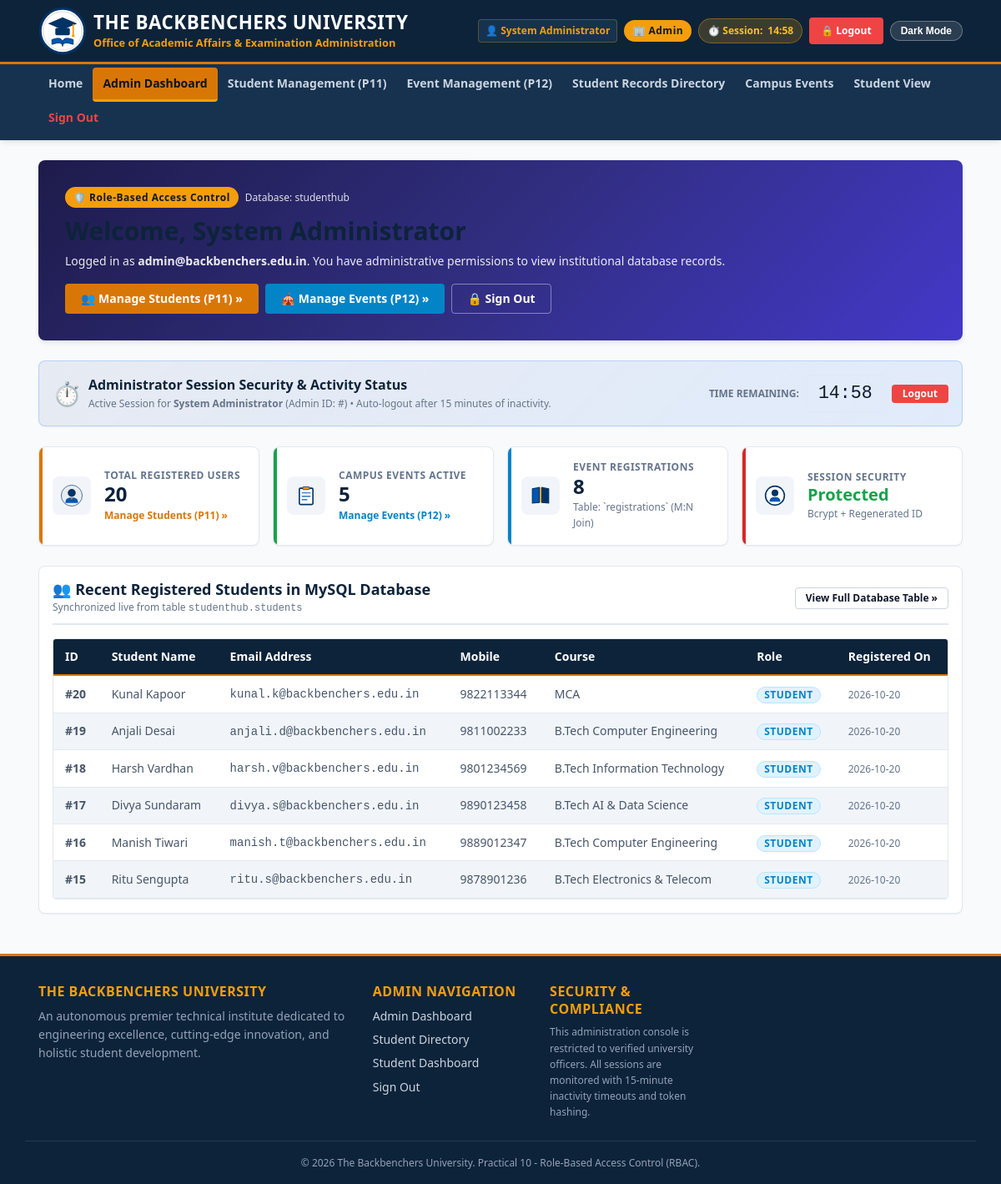
/admin_dashboard.php (signed in), run on the app's committed database.
### tables this page shows
CREATE TABLE students (
    id INT AUTO_INCREMENT PRIMARY KEY,
    name VARCHAR(100) NOT NULL,
    email VARCHAR(100) NOT NULL UNIQUE,
    mobile VARCHAR(15) NOT NULL,
    password VARCHAR(255) NULL,
    course VARCHAR(100) NOT NULL,
    year VARCHAR(50) NOT NULL,
    role VARCHAR(20) NOT NULL DEFAULT 'student',
    gender VARCHAR(20) DEFAULT 'Unspecified',
    created_at TIMESTAMP DEFAULT CURRENT_TIMESTAMP
);

### php/auth_check.php (called while the page is built, shortened)
<?php
$timeout_duration = 900;
if (!empty($_SESSION["bbu_logged_in"])) {
    $now = time();
    $last_activity = $_SESSION["last_activity"] ?? $now;
    $inactive_time = $now - $last_activity;
    $session_remaining_seconds = max(0, $timeout_duration - $inactive_time);
} else {
    $session_remaining_seconds = 0;
}
?>

### admin_dashboard.php (the view, shortened to what this page needs)
<?php
require_once __DIR__ . "/php/auth_check.php";
$adminName = htmlspecialchars($_SESSION["user_name"] ?? "Administrator");
$adminEmail = htmlspecialchars($_SESSION["user_email"] ?? "admin@backbenchers.edu.in");
$adminRole = ucfirst(htmlspecialchars($_SESSION["user_role"] ?? "admin"));
$totalStudents = 0;
$totalEvents = 0;
$totalRegistrations = 0;
$recentStudents = [];
if ($conn && !$conn->connect_error) {
    $r1 = $conn->query("SELECT COUNT(*) AS total FROM students");
    if ($r1) {
        $row = $r1->fetch_assoc();
        $totalStudents = (int)($row["total"] ?? 0);
    }
    $r2 = $conn->query("SELECT COUNT(*) AS total FROM events");
    if ($r2) {
        $row = $r2->fetch_assoc();
        $totalEvents = (int)($row["total"] ?? 0);
    }
    $r3 = $conn->query("SELECT COUNT(*) AS total FROM registrations");
    if ($r3) {
        $row = $r3->fetch_assoc();
        $totalRegistrations = (int)($row["total"] ?? 0);
    }
    $r4 = $conn->query("SELECT id, name, email, mobile, course, year, role, created_at FROM students ORDER BY id DESC LIMIT 6");
    if ($r4) {
        while ($st = $r4->fetch_assoc()) {
            $recentStudents[] = $st;
        }
    }
}
?>
<!DOCTYPE html>
<html lang="en">
<head>
    <link rel="stylesheet" href="style.css">
</head>
<body>
    <header>
        <div class="container header-inner">
            <a href="index.html" class="header-brand">
                <img src="images/logo.svg" alt="University Logo" class="header-logo">
                <div class="header-title">
                    <h1>THE BACKBENCHERS UNIVERSITY</h1>
                    <p>Office of Academic Affairs &amp; Examination Administration</p>
                </div>
            </a>
            <div class="header-quick-info">
                <span class="badge-tag" style="font-weight: 600;">👤 <?php echo $adminName; ?></span>
                <span class="admin-badge">🏢 <?php echo $adminRole; ?></span>
                <span class="session-timer-badge" id="session-timer-badge" title="Session automatically terminates after 15 minutes of inactivity">
                    ⏱️ Session: <span id="session-timer-clock" data-remaining="<?php echo $session_remaining_seconds ?? 900; ?>">14:59</span>
                </span>
                <a href="php/logout.php" class="logout-link-btn" title="End your secure session">
                    🔒 Logout
                </a>
                <button class="theme-toggle-btn" aria-label="Toggle Dark/Light theme">
                </button>
            </div>
        </div>
    </header>
    <nav>
        <div class="container nav-container">
            <div class="nav-menu" id="nav-menu">
                <ul class="nav-links">
                    <li><a href="index.html">Home</a></li>
                    <li><a href="admin_dashboard.php" class="active">Admin Dashboard</a></li>
                    <li><a href="admin/students.php">Student Management (P11)</a></li>
                    <li><a href="admin/events.php">Event Management (P12)</a></li>
                    <li><a href="records.php">Student Records Directory</a></li>
                    <li><a href="events.php">Campus Events</a></li>
                    <li><a href="dashboard.php">Student View</a></li>
                    <li><a href="php/logout.php" style="color: #ef4444; font-weight: 600;">Sign Out</a></li>
                </ul>
            </div>
        </div>
    </nav>
    <main class="container" style="margin-top: var(--space-lg); margin-bottom: var(--space-xl);">
        <div class="admin-banner">
            <div class="d-flex flex-wrap justify-between align-center gap-md">
                <div>
                    <div class="d-flex align-center gap-sm" style="margin-bottom: 8px;">
                        <span class="admin-badge">🛡️ Role-Based Access Control</span>
                        <span style="font-size: var(--font-xs); opacity: 0.85;">Database: studenthub</span>
                    </div>
                    <h2 style="font-size: var(--font-2xl); margin-bottom: 6px;">Welcome, <?php echo $adminName; ?></h2>
                    <p style="margin: 0; opacity: 0.9; font-size: var(--font-sm);">
                        Logged in as <b><?php echo $adminEmail; ?></b>. You have administrative permissions to view institutional database records.
                    </p>
                </div>
                <div class="d-flex gap-sm flex-wrap">
                    <a href="admin/students.php" class="btn btn-accent btn-md">👥 Manage Students (P11) &raquo;</a>
                    <a href="admin/events.php" class="btn btn-md" style="background-color: var(--secondary); color: white;">🎪 Manage Events (P12) &raquo;</a>
                    <a href="php/logout.php" class="btn btn-outline btn-md" style="border-color: rgba(255,255,255,0.4); color: white;">🔒 Sign Out</a>
                </div>
            </div>
        </div>
        <div class="card" style="background: linear-gradient(135deg, rgba(30, 58, 138, 0.08), rgba(59, 130, 246, 0.12)); border: 1px solid rgba(59, 130, 246, 0.25); padding: var(--space-md); margin-bottom: var(--space-lg);">
            <div class="d-flex justify-between align-center flex-wrap gap-md">
                <div class="d-flex align-center gap-sm">
                    <span style="font-size: 28px;">⏱️</span>
                    <div>
                        <h4 style="margin: 0 0 2px 0; font-size: var(--font-base); font-weight: 700; color: var(--primary);">
                            Administrator Session Security &amp; Activity Status
                        </h4>
                        <p style="margin: 0; font-size: var(--font-xs); color: var(--text-muted);">
                            Active Session for <strong><?= $adminName ?></strong> (Admin ID: #<?= $adminId ?>) &bull; Auto-logout after 15 minutes of inactivity.
                        </p>
                    </div>
                </div>
                <div class="d-flex align-center gap-sm">
                    <span style="font-size: var(--font-xs); font-weight: 600; text-transform: uppercase; color: var(--text-muted);">Time Remaining:</span>
                    <span class="session-timer-clock" style="font-size: 1.35rem; font-weight: 800; font-family: monospace; background: var(--bg-card); padding: 4px 14px; border-radius: var(--radius-sm); border: 1px solid var(--border-color); color: var(--secondary);">
                    </span>
                    <a href="php/logout.php" class="btn btn-sm" style="background: #ef4444; color: white; padding: 4px 12px;">Logout</a>
                </div>
            </div>
        </div>
        <div class="dash-grid">
            <div class="metric-card accent">
                <div class="metric-icon">
                    <img src="images/student.svg" alt="Students">
                </div>
                <div class="metric-details">
                    <h4>Total Registered Users</h4>
                    <div class="metric-value"><?php echo $totalStudents; ?></div>
                    <div class="metric-sub"><a href="admin/students.php" style="color: var(--accent); font-weight: 600;">Manage Students (P11) &raquo;</a></div>
                </div>
            </div>
            <div class="metric-card success">
                <div class="metric-icon">
                    <img src="images/assignment.svg" alt="Events">
                </div>
                <div class="metric-details">
                    <h4>Campus Events Active</h4>
                    <div class="metric-value"><?php echo $totalEvents; ?></div>
                    <div class="metric-sub"><a href="admin/events.php" style="color: var(--secondary); font-weight: 600;">Manage Events (P12) &raquo;</a></div>
                </div>
            </div>
            <div class="metric-card">
                <div class="metric-icon">
                    <img src="images/library.svg" alt="Registrations">
                </div>
                <div class="metric-details">
                    <h4>Event Registrations</h4>
                    <div class="metric-value"><?php echo $totalRegistrations; ?></div>
                    <div class="metric-sub">Table: `registrations` (M:N Join)</div>
                </div>
            </div>
            <div class="metric-card danger">
                <div class="metric-icon">
                    <img src="images/profile.svg" alt="Security">
                </div>
                <div class="metric-details">
                    <h4>Session Security</h4>
                    <div class="metric-value" style="font-size: 1.25rem; color: var(--success);">Protected</div>
                    <div class="metric-sub">Bcrypt + Regenerated ID</div>
                </div>
            </div>
        </div>
        <div class="card" style="margin-top: var(--space-lg);">
            <div class="card-header d-flex justify-between align-center">
                <div>
                    <h3>👥 Recent Registered Students in MySQL Database</h3>
                    <p style="font-size: var(--font-xs); color: var(--text-muted); margin: 0;">Synchronized live from table <code>studenthub.students</code></p>
                </div>
                <a href="records.php" class="btn btn-outline btn-sm">View Full Database Table &raquo;</a>
            </div>
            <div class="table-responsive">
                <table>
                    <thead>
                        <tr>
                            <th>ID</th>
                            <th>Student Name</th>
                            <th>Email Address</th>
                            <th>Mobile</th>
                            <th>Course</th>
                            <th>Role</th>
                            <th>Registered On</th>
                        </tr>
                    </thead>
                    <tbody>
                        <?php if (empty($recentStudents)): ?>
                            <tr>
                                <td colspan="7" style="text-align: center; color: var(--text-muted); padding: 20px;">No students found in database.</td>
                            </tr>
                        <?php else: ?>
                            <?php foreach ($recentStudents as $s): ?>
                                <tr>
                                    <td><b>#<?php echo htmlspecialchars((string)$s["id"]); ?></b></td>
                                    <td><?php echo htmlspecialchars($s["name"]); ?></td>
                                    <td><code><?php echo htmlspecialchars($s["email"]); ?></code></td>
                                    <td><?php echo htmlspecialchars($s["mobile"]); ?></td>
                                    <td><?php echo htmlspecialchars($s["course"]); ?></td>
                                    <td>
                                        <?php if (($s["role"] ?? "student") === "admin"): ?>
                                            <span class="badge badge-warning">Admin</span>
                                        <?php else: ?>
                                            <span class="badge badge-info">Student</span>
                                        <?php endif; ?>
                                    </td>
                                    <td><span style="font-size: 12px; color: var(--text-muted);"><?php echo htmlspecialchars(substr($s["created_at"] ?? "", 0, 10)); ?></span></td>
                                </tr>
                            <?php endforeach; ?>
                        <?php endif; ?>
                    </tbody>
                </table>
            </div>
        </div>
    </main>
    <footer>
        <div class="container footer-grid">
            <div class="footer-col">
                <h4>The Backbenchers University</h4>
                <p>An autonomous premier technical institute dedicated to engineering excellence, cutting-edge innovation, and holistic student development.</p>
            </div>
            <div class="footer-col">
                <h4>Admin Navigation</h4>
                <ul class="footer-links">
                    <li><a href="admin_dashboard.php">Admin Dashboard</a></li>
                    <li><a href="records.php">Student Directory</a></li>
                    <li><a href="dashboard.php">Student Dashboard</a></li>
                    <li><a href="php/logout.php">Sign Out</a></li>
                </ul>
            </div>
            <div class="footer-col">
                <h4>Security &amp; Compliance</h4>
                <p style="font-size: var(--font-xs); color: #94a3b8;">
                    This administration console is restricted to verified university officers. All sessions are monitored with 15-minute inactivity timeouts and token hashing.
                </p>
            </div>
        </div>
        <div class="container footer-bottom">
            <p>&copy; 2026 The Backbenchers University. Practical 10 - Role-Based Access Control (RBAC).</p>
        </div>
    </footer>
</body>
</html>

### admin_dashboard.php (style rules this page uses)
.admin-banner { background: linear-gradient(135deg, #1e1b4b 0%, #312e81 50%, #4338ca 100%); color: #ffffff; border-radius: var(--radius-md); padding: var(--space-xl); margin-bottom: var(--space-lg); box-shadow: var(--shadow-md); }
.admin-badge { background-color: #f59e0b; color: #111827; padding: 3px 10px; border-radius: var(--radius-full); font-weight: 700; font-size: var(--font-xs); letter-spacing: 0.5px; display: inline-flex; align-items: center; gap: 4px; }
.logout-link-btn { background-color: #ef4444 !important; color: #ffffff !important; padding: 6px 14px; border-radius: var(--radius-sm); text-decoration: none; font-weight: 600; font-size: var(--font-xs); display: inline-flex; align-items: center; gap: 4px; transition: var(--transition-fast); }
.session-timer-badge { display: inline-flex; align-items: center; gap: 6px; background: rgba(245, 158, 11, 0.2); color: #fbbf24; border: 1px solid rgba(245, 158, 11, 0.4); padding: 4px 10px; border-radius: var(--radius-full); font-size: var(--font-xs); font-weight: 600; }

### data on the page
students: id "20", name "Kunal Kapoor", email "kunal.k@backbenchers.edu.in", mobile "9822113344", course "MCA", role "STUDENT", created_at "2026-10-20"
students: id "19", name "Anjali Desai", email "anjali.d@backbenchers.edu.in", mobile "9811002233", course "B.Tech Computer Engineering", role "STUDENT", created_at "2026-10-20"
students: id "18", name "Harsh Vardhan", email "harsh.v@backbenchers.edu.in", mobile "9801234569", course "B.Tech Information Technology", role "STUDENT", created_at "2026-10-20"
students: id "17", name "Divya Sundaram", email "divya.s@backbenchers.edu.in", mobile "9890123458", course "B.Tech AI & Data Science", role "STUDENT", created_at "2026-10-20"
students: id "16", name "Manish Tiwari", email "manish.t@backbenchers.edu.in", mobile "9889012347", course "B.Tech Computer Engineering", role "STUDENT", created_at "2026-10-20"
students: id "15", name "Ritu Sengupta", email "ritu.s@backbenchers.edu.in", mobile "9878901236", course "B.Tech Electronics & Telecom", role "STUDENT", created_at "2026-10-20"

### other printed values
$adminName "System Administrator"
$adminRole "Admin"
$adminEmail "admin@backbenchers.edu.in"
$totalStudents "20"
$totalEvents "5"
$totalRegistrations "8"
